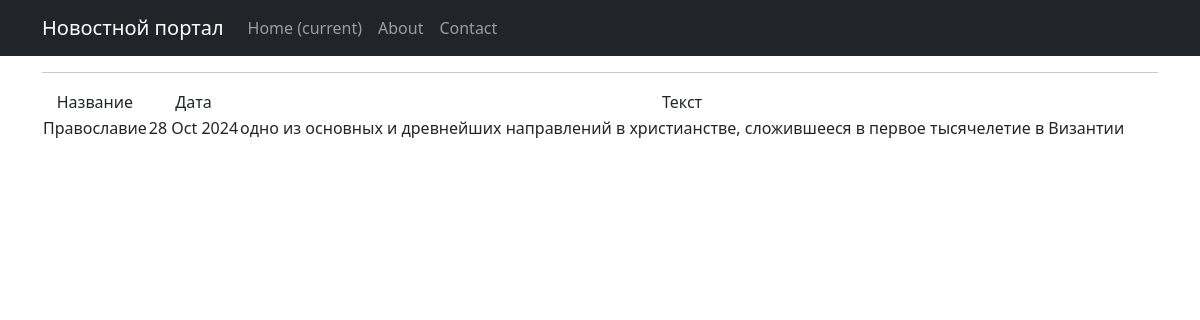
The page /news/2 on the database its author committed.
### news/models.py (models this page shows, shortened)
class Post(models.Model):
    article = 'AR'
    new = 'NW'
    KIND = [(article, 'Статья'),(new, 'Новость')]
    author = models.ForeignKey(Author, on_delete = models.CASCADE)
    kind = models.CharField(max_length=2,
                                choices=KIND,
                                default=article) # статья или новость по умолчанию статья
    time_in = models.DateTimeField(auto_now_add=True)
    title = models.CharField(max_length=255)
    text = models.TextField()
    rating = models.IntegerField(default=0)
    category = models.ManyToManyField(Category, through='PostCategory')

### news/views.py (the view)
# urls.py: path('<int:pk>', PostDetail.as_view()),
class PostDetail(DetailView):
    model = Post
    template_name = 'new.html'
    context_object_name = 'new'

### news/templatetags/custom_filters.py (called while the page is built)
@register.filter(name='censor')
def currency(value):
    value = value.split()
    for i in range(len(value)):
        if value[i][:5] == 'редиск':
            value[i] = 'р'+ '*'*(len(value[i])-1)
        elif value[i][:5] == 'Редиск':
            value[i] = 'Р'+ '*'*(len(value[i])-1)
        elif value[i][:5] == 'больш':
            value[i] = 'б' + '*' * (len(value[i]) - 1)
        elif value[i][:5] == 'Больш':
            value[i] = 'Б' + '*' * (len(value[i]) - 1)
    value = ' '.join(value)
    return value

### templates/new.html (shortened to what this page needs)
{% extends 'flatpages/default.html' %}
{% load custom_filters %}
{% block content %}
<hr>
<table>
           <tr>
               <td>Название</td>
               <td>Дата</td>
               <td>Текст</td>
           </tr>
           <tr>
               <td>{{ new.title|censor }}</td>
               <td>{{ new.time_in|date:'d M Y'}}</td>
               <td>{{ new.text|censor}}</td>
           </tr>
       </table>
{% endblock content %}

### rows shown on the page
Post: title|censor "Православие", time_in "28 Oct 2024", text|censor "одно из основных и древнейших направлений в христианстве, сложившееся в первое тысячелетие в Византии"
